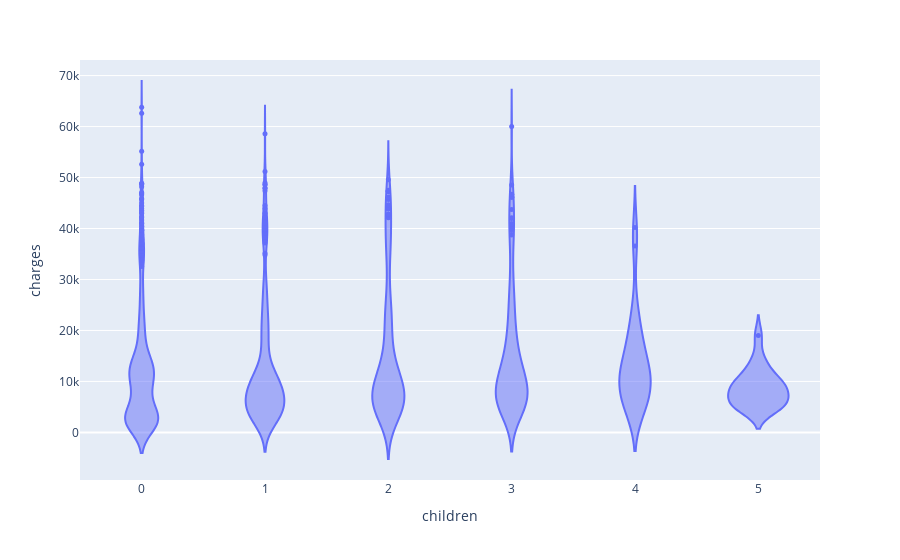

The notebook cell this image was saved under:
### Markdown cell above
It appears that for non-smokers, an increase in BMI doesn't seem to be related to an increase in medical charges. However, medical charges seem to be significantly higher for smokers with a BMI greater than 30.

### Code cell
fig=px.violin(df,x='children',y='charges')
fig.update_traces(marker_size=5)
fig.show()

### Figure 1 — Plotly figure (JSON) as saved in the notebook; plotly's stock layout.template omitted (floating-point values rounded to 4 significant figures; data arrays with more than 128 entries replaced by an {"elided": "..."} marker saying what was removed)
{"data": [{"alignmentgroup": "True", "box": {"visible": false}, "hovertemplate": "children=%{x}<br>charges=%{y}<extra></extra>", "legendgroup": "", "marker": {"color": "#636efa", "size": 5}, "name": "", "offsetgroup": "", "orientation": "v", "scalegroup": "True", "showlegend": false, "type": "violin", "x": {"elided": "1338 int values"}, "x0": " ", "xaxis": "x", "y": {"elided": "1338 float values"}, "y0": " ", "yaxis": "y"}], "layout": {"legend": {"tracegroupgap": 0}, "margin": {"t": 60}, "violinmode": "group", "xaxis": {"anchor": "y", "domain": [0, 1], "title": {"text": "children"}}, "yaxis": {"anchor": "x", "domain": [0, 1], "title": {"text": "charges"}}}}
